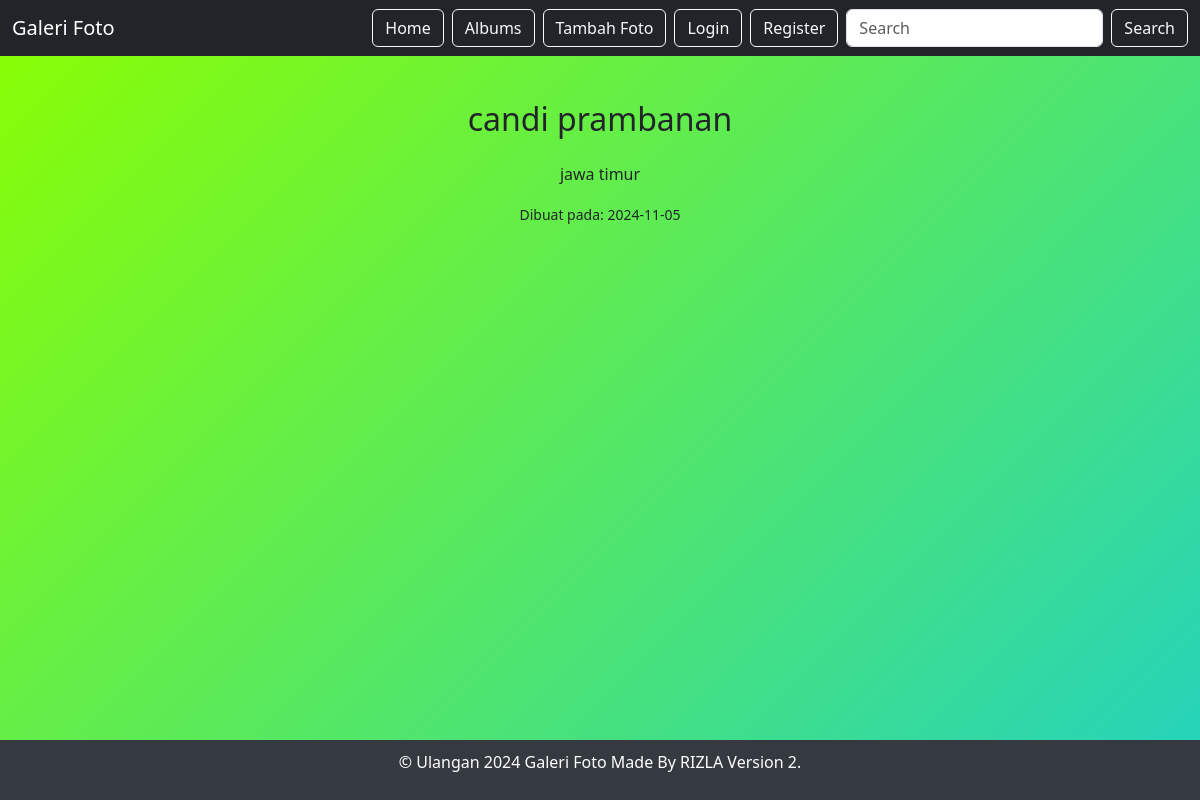
Screenshot of /view_album.php?albumid=9 with the database file from the repository.
### tables this page shows
CREATE TABLE `album` (
  `albumid` int(11) NOT NULL,
  `namaalbum` varchar(255) NOT NULL,
  `deskripsi` text DEFAULT NULL,
  `tanggaldibuat` date NOT NULL,
  `userid` int(11) DEFAULT NULL
);

### view_album.php (the view, shortened to what this page needs)
<?php
include 'db.php';
$albumId = isset($_GET['albumid']) ? intval($_GET['albumid']) : 0;
$query = "SELECT * FROM album WHERE albumid = $albumId";
$result = mysqli_query($conn, $query);
$album = mysqli_fetch_assoc($result);
?>
<!DOCTYPE html>
<html lang="id">
<head>
    <link href="https://cdn.jsdelivr.net/npm/bootstrap@5.3.0-alpha1/dist/css/bootstrap.min.css" rel="stylesheet">
</head>
<body>
    <nav class="navbar navbar-dark bg-dark">
        <div class="container-fluid">
            <a class="navbar-brand" href="#">Galeri Foto</a>
            <div class="d-flex align-items-center ms-3">
                <a class="btn btn-outline-light me-2" href="home.php">Home</a>
                <a class="btn btn-outline-light me-2" href="albums.php">Albums</a>
                <a class="btn btn-outline-light me-2" href="tambah_foto.php">Tambah Foto</a>
                <?php if (isset($_SESSION['loggedInUser'])): ?>
                    <a class="btn btn-outline-light me-2" href="logout.php">Logout</a>
                <?php else: ?>
                    <a class="btn btn-outline-light me-2" href="login.php">Login</a>
                    <a class="btn btn-outline-light me-2" href="register.php">Register</a>
                <?php endif; ?>
                <form class="d-flex" role="search">
                    <input class="form-control me-2" type="search" placeholder="Search" aria-label="Search">
                    <button class="btn btn-outline-light" type="submit">Search</button>
                </form>
            </div>
        </div>
    </nav>
    <main class="container mt-4">
        <h2 class="mb-4 text-center"><?php echo htmlspecialchars($album['namaalbum']); ?></h2>
        <p class="text-center"><?php echo htmlspecialchars($album['deskripsi']); ?></p>
        <p class="text-center"><small>Dibuat pada: <?php echo htmlspecialchars($album['tanggaldibuat']); ?></small></p>
    </main>
    <footer class="text-center">
        <div class="container">
            <p>&copy; Ulangan 2024 Galeri Foto Made By RIZLA Version 2.</p>
        </div>
    </footer>
</body>
</html>

### view_album.php (style rules this page uses)
body { display: flex; flex-direction: column; min-height: 100vh; background: linear-gradient(135deg, #8bff00, #00c3ff, #b2ff00, #ff007f); background-size: 400% 400%; animation: gradient 15s ease infinite; }
main { flex: 1; padding: 20px; }
footer { background-color: #343a40; color: white; padding: 10px 0; }

### rows the page displays
album: namaalbum "candi prambanan", deskripsi "jawa timur", tanggaldibuat "2024-11-05"
